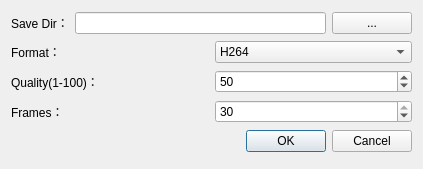
<?xml version="1.0" encoding="UTF-8"?>
<ui version="4.0">
 <class>RecordDialog</class>
 <widget class="QDialog" name="RecordDialog">
  <property name="geometry">
   <rect>
    <x>0</x>
    <y>0</y>
    <width>423</width>
    <height>169</height>
   </rect>
  </property>
  <property name="windowTitle">
   <string>Record Settings</string>
  </property>
  <layout class="QVBoxLayout" name="verticalLayout">
   <item>
    <layout class="QHBoxLayout" name="horizontalLayout_3">
     <item>
      <widget class="QLabel" name="label_19">
       <property name="text">
        <string>Save Dir：</string>
       </property>
      </widget>
     </item>
     <item>
      <widget class="QLineEdit" name="edit_dir">
       <property name="readOnly">
        <bool>true</bool>
       </property>
      </widget>
     </item>
     <item>
      <widget class="QPushButton" name="pushButton_snap_path">
       <property name="text">
        <string>...</string>
       </property>
      </widget>
     </item>
    </layout>
   </item>
   <item>
    <layout class="QHBoxLayout" name="horizontalLayout_4" stretch="5,5">
     <item>
      <widget class="QLabel" name="label_20">
       <property name="text">
        <string>Format：</string>
       </property>
      </widget>
     </item>
     <item>
      <widget class="QComboBox" name="comboBox_format">
       <property name="currentIndex">
        <number>3</number>
       </property>
       <item>
        <property name="text">
         <string>None</string>
        </property>
       </item>
       <item>
        <property name="text">
         <string>Microsoft Video Compress</string>
        </property>
       </item>
       <item>
        <property name="text">
         <string>DivX</string>
        </property>
       </item>
       <item>
        <property name="text">
         <string>H264</string>
        </property>
       </item>
      </widget>
     </item>
    </layout>
   </item>
   <item>
    <layout class="QHBoxLayout" name="horizontalLayout_5" stretch="5,5">
     <item>
      <widget class="QLabel" name="label_21">
       <property name="text">
        <string>Quality(1-100)：</string>
       </property>
      </widget>
     </item>
     <item>
      <widget class="QSpinBox" name="spinBox_quality">
       <property name="enabled">
        <bool>true</bool>
       </property>
       <property name="minimum">
        <number>1</number>
       </property>
       <property name="maximum">
        <number>100</number>
       </property>
       <property name="value">
        <number>50</number>
       </property>
      </widget>
     </item>
    </layout>
   </item>
   <item>
    <layout class="QHBoxLayout" name="horizontalLayout_6">
     <item>
      <widget class="QLabel" name="label_22">
       <property name="text">
        <string>Frames：</string>
       </property>
      </widget>
     </item>
     <item>
      <widget class="QSpinBox" name="spinBox_frames">
       <property name="enabled">
        <bool>true</bool>
       </property>
       <property name="minimum">
        <number>0</number>
       </property>
       <property name="maximum">
        <number>30</number>
       </property>
       <property name="value">
        <number>30</number>
       </property>
      </widget>
     </item>
    </layout>
   </item>
   <item>
    <widget class="QDialogButtonBox" name="buttonBox">
     <property name="orientation">
      <enum>Qt::Horizontal</enum>
     </property>
     <property name="standardButtons">
      <set>QDialogButtonBox::Cancel|QDialogButtonBox::Ok</set>
     </property>
    </widget>
   </item>
  </layout>
 </widget>
 <resources/>
 <connections>
  <connection>
   <sender>buttonBox</sender>
   <signal>accepted()</signal>
   <receiver>RecordDialog</receiver>
   <slot>accept()</slot>
   <hints>
    <hint type="sourcelabel">
     <x>248</x>
     <y>254</y>
    </hint>
    <hint type="destinationlabel">
     <x>157</x>
     <y>274</y>
    </hint>
   </hints>
  </connection>
  <connection>
   <sender>buttonBox</sender>
   <signal>rejected()</signal>
   <receiver>RecordDialog</receiver>
   <slot>reject()</slot>
   <hints>
    <hint type="sourcelabel">
     <x>316</x>
     <y>260</y>
    </hint>
    <hint type="destinationlabel">
     <x>286</x>
     <y>274</y>
    </hint>
   </hints>
  </connection>
 </connections>
</ui>
